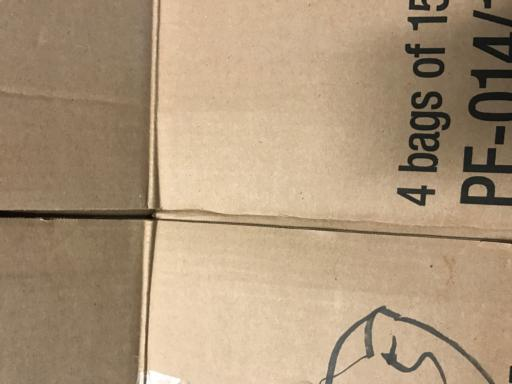
#> input picture dataset/cardboard/074a90b7-3152-414c-80d8-52764ee8fef8.jpg, 512 x 384 px; its folder holds only this picture in this run
$ python -i feature_extraction.py   (imports and definitions only)
#> lines starting #> are read from the running program, lines starting #| are printed output that depends on the picture; after the words box and inside, x2 and y2 are one past the last pixel; in counts of white or black regions, pixels touching at a corner belong together
#> further down, picture is the input picture: shape (384, 512, 3); mean B, G, R 122.6, 150.2, 172.9
"""Feature extraction module for converting images to feature vectors."""

import numpy as np
from PIL import Image
import config
from img2vec_pytorch import Img2Vec

# Initialize Img2Vec with ResNet-18 (global instance)
# [1 line that did not run here, left out]

# [86 lines left out: functions extract_lbp_features, extract_hog_features, not called in this run]

def extract_color_histogram(image):
    """Extract color histogram features from RGB and HSV color spaces."""
    hist_features = []

    # RGB histogram
    for i in range(3):  # RGB channels
        channel = image[:, :, i].flatten()
        hist, _ = np.histogram(channel, bins=config.COLOR_HIST_BINS, range=(0, 256))
        hist = hist.astype(np.float32)
        hist = hist / (hist.sum() + 1e-7)  # Normalize
        hist_features.extend(hist)
#> after the loop, hist_features = 96 values, max 0.149 at index 47, min 0 at index 64, mean 0.0313

    # Convert to HSV-like representation (simplified)
    r, g, b = image[:,:,0].astype(np.float32), image[:,:,1].astype(np.float32), image[:,:,2].astype(np.float32)
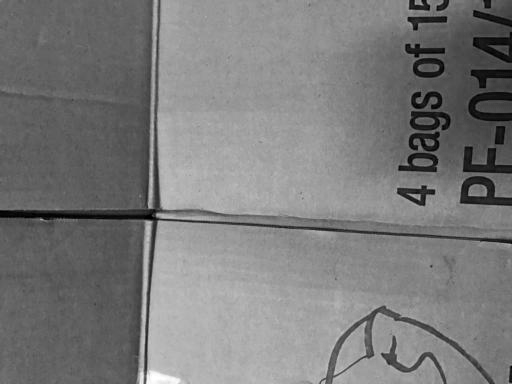
#> r: shape (384, 512) float32; min 0, max 255, mean 122.6
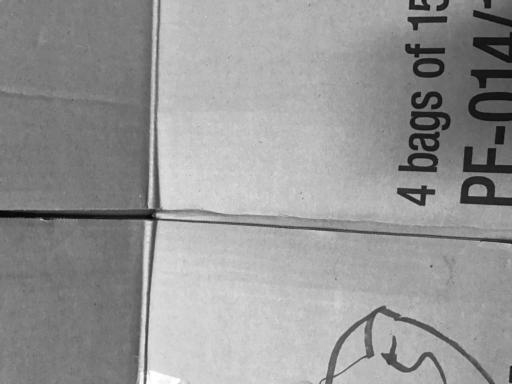
#> g: shape (384, 512) float32; min 2, max 255, mean 150.2

    max_val = np.maximum(np.maximum(r, g), b)
    min_val = np.minimum(np.minimum(r, g), b)
    diff = max_val - min_val + 1e-7
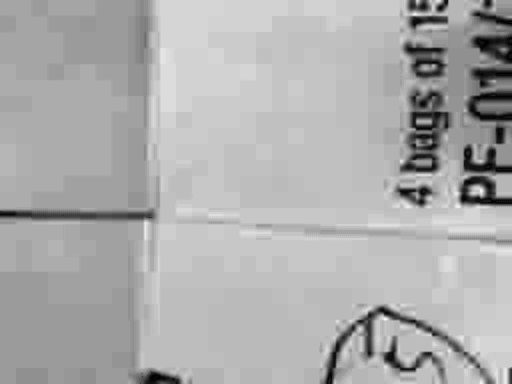
#> diff: shape (384, 512) float32; min 1e-07, max 74, mean 50.4; drawn with min black and max white

    # Value (brightness)
    v = max_val

    # Saturation
    s = np.where(max_val > 0, diff / (max_val + 1e-7), 0)
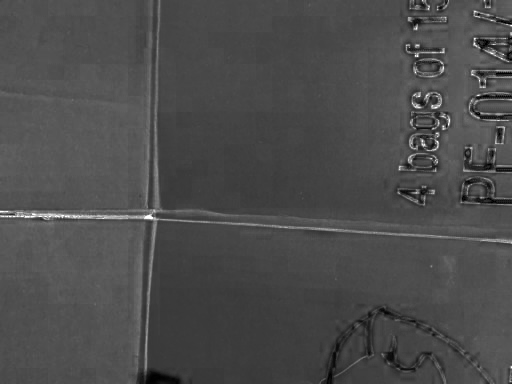
#> s: shape (384, 512) float32; min 3.92e-10, max 1, mean 0.301

    # Hue (simplified)
    h = np.zeros_like(max_val)
    mask_r = (max_val == r)
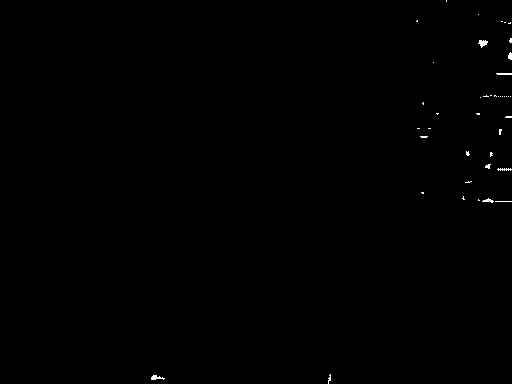
#> mask_r: shape (384, 512) bool; 0.21% white in thin lines or dots, all inside (x1, y1, x2, y2) = (151, 0, 512, 384)
    mask_g = (max_val == g) & ~mask_r
#> mask_g: shape (384, 512) bool; 0.93% white; 123 white regions (93 under 20 px), largest, box (x1, y1, x2, y2) and area: (464, 148, 488, 171) 173, (481, 38, 512, 51) 170, (477, 71, 512, 77) 100
    mask_b = ~mask_r & ~mask_g
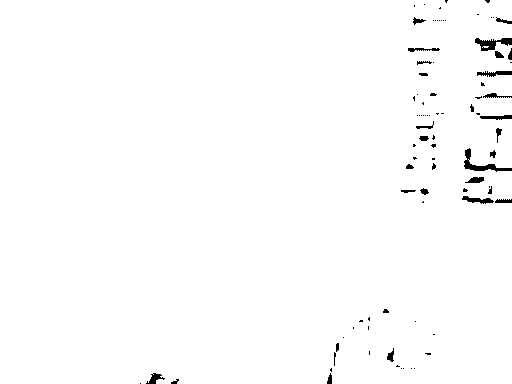
#> mask_b: shape (384, 512) bool; 98.9% white; 89 black regions (60 under 20 px), largest, box (x1, y1, x2, y2) and area: (464, 148, 512, 172) 288, (475, 38, 512, 51) 250, (477, 71, 512, 77) 131

    h[mask_r] = 60 * (((g[mask_r] - b[mask_r]) / diff[mask_r]) % 6)
    h[mask_g] = 60 * (((b[mask_g] - r[mask_g]) / diff[mask_g]) + 2)
#> h: shape (384, 512) float32; min 0, max 350, mean 1.6
    h[mask_b] = 60 * (((r[mask_b] - g[mask_b]) / diff[mask_b]) + 4)
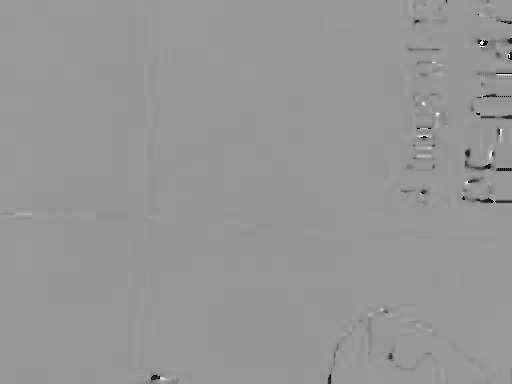
#> h: shape (384, 512) float32; min 0, max 350, mean 206.3; drawn with min black and max white

    # HSV histograms
    h_hist, _ = np.histogram(h.flatten(), bins=32, range=(0, 360))
#> h_hist = 32 values, max 187135 at index 18, min 1 at index 2, mean 6144
    s_hist, _ = np.histogram((s * 255).flatten(), bins=32, range=(0, 256))
#> s_hist = 32 values, max 47692 at index 9, min 18 at index 29, mean 6144
    v_hist, _ = np.histogram(v.flatten(), bins=32, range=(0, 256))
#> v_hist = 32 values, max 22657 at index 17, min 0 at index 0, mean 6144

    for hist in [h_hist, s_hist, v_hist]:
        hist = hist.astype(np.float32)
        hist = hist / (hist.sum() + 1e-7)
        hist_features.extend(hist)
#> this loop made 3 passes
#> after the loop, hist_features = 192 values, max 0.952 at index 114, min 0 at index 64, mean 0.0312

    return np.array(hist_features)

# [190 lines left out: functions extract_texture_features, extract_statistical_features, extract_gabor_features, extract_spatial_features, extract_features, preprocess_image, not called in this run]

# [6 lines not run here, left out]

>>> import cv2
>>> picture = cv2.imread('dataset/cardboard/074a90b7-3152-414c-80d8-52764ee8fef8.jpg')
>>> result = extract_color_histogram(picture)
#> result has the same summary as hist_features in extract_color_histogram
